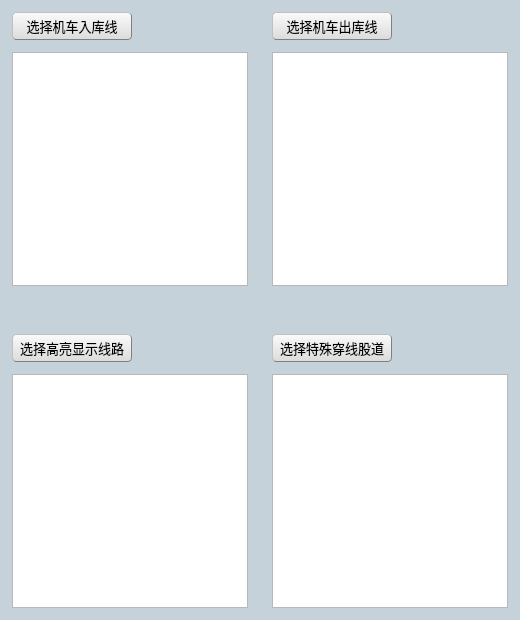
<?xml version="1.0" encoding="UTF-8"?>
<ui version="4.0">
 <class>TrackSetting</class>
 <widget class="QWidget" name="TrackSetting">
  <property name="geometry">
   <rect>
    <x>0</x>
    <y>0</y>
    <width>520</width>
    <height>620</height>
   </rect>
  </property>
  <property name="minimumSize">
   <size>
    <width>520</width>
    <height>620</height>
   </size>
  </property>
  <property name="maximumSize">
   <size>
    <width>520</width>
    <height>620</height>
   </size>
  </property>
  <property name="palette">
   <palette>
    <active>
     <colorrole role="Base">
      <brush brushstyle="SolidPattern">
       <color alpha="255">
        <red>255</red>
        <green>255</green>
        <blue>255</blue>
       </color>
      </brush>
     </colorrole>
     <colorrole role="Window">
      <brush brushstyle="SolidPattern">
       <color alpha="255">
        <red>198</red>
        <green>210</green>
        <blue>218</blue>
       </color>
      </brush>
     </colorrole>
    </active>
    <inactive>
     <colorrole role="Base">
      <brush brushstyle="SolidPattern">
       <color alpha="255">
        <red>255</red>
        <green>255</green>
        <blue>255</blue>
       </color>
      </brush>
     </colorrole>
     <colorrole role="Window">
      <brush brushstyle="SolidPattern">
       <color alpha="255">
        <red>198</red>
        <green>210</green>
        <blue>218</blue>
       </color>
      </brush>
     </colorrole>
    </inactive>
    <disabled>
     <colorrole role="Base">
      <brush brushstyle="SolidPattern">
       <color alpha="255">
        <red>198</red>
        <green>210</green>
        <blue>218</blue>
       </color>
      </brush>
     </colorrole>
     <colorrole role="Window">
      <brush brushstyle="SolidPattern">
       <color alpha="255">
        <red>198</red>
        <green>210</green>
        <blue>218</blue>
       </color>
      </brush>
     </colorrole>
    </disabled>
   </palette>
  </property>
  <property name="windowTitle">
   <string>Form</string>
  </property>
  <property name="autoFillBackground">
   <bool>true</bool>
  </property>
  <property name="styleSheet">
   <string notr="true">QPushButton
{
	background-color: rgb(240, 240, 240);
	border:1px groove gray;
	border-radius:4px;
	padding:2px 4px;
	border-style:outset;
	background-color: qlineargradient(spread:pad, x1:0, y1:1, x2:0, y2:0, stop:0 rgba(220, 220, 220, 255), stop:1 rgba(250, 250, 250, 255));
}

QPushButton:hover
{
	background-color: rgb(229, 241, 251);
	color:black
}
QPushButton:pressed
{
	background-color: rgb(204, 228, 247);
	border-style:inset
}</string>
  </property>
  <layout class="QGridLayout" name="gridLayout">
   <property name="leftMargin">
    <number>12</number>
   </property>
   <property name="topMargin">
    <number>12</number>
   </property>
   <property name="rightMargin">
    <number>12</number>
   </property>
   <property name="bottomMargin">
    <number>12</number>
   </property>
   <property name="horizontalSpacing">
    <number>24</number>
   </property>
   <property name="verticalSpacing">
    <number>48</number>
   </property>
   <item row="0" column="1">
    <layout class="QVBoxLayout" name="verticalLayout_2">
     <property name="spacing">
      <number>12</number>
     </property>
     <item>
      <widget class="QPushButton" name="pushButton_2">
       <property name="minimumSize">
        <size>
         <width>120</width>
         <height>28</height>
        </size>
       </property>
       <property name="maximumSize">
        <size>
         <width>120</width>
         <height>28</height>
        </size>
       </property>
       <property name="font">
        <font>
         <family>微软雅黑</family>
         <pointsize>10</pointsize>
        </font>
       </property>
       <property name="text">
        <string>选择机车出库线</string>
       </property>
      </widget>
     </item>
     <item>
      <widget class="QListView" name="listView_2">
       <property name="font">
        <font>
         <family>微软雅黑</family>
         <pointsize>10</pointsize>
        </font>
       </property>
      </widget>
     </item>
    </layout>
   </item>
   <item row="1" column="1">
    <layout class="QVBoxLayout" name="verticalLayout_4">
     <property name="spacing">
      <number>12</number>
     </property>
     <item>
      <widget class="QPushButton" name="pushButton_4">
       <property name="minimumSize">
        <size>
         <width>120</width>
         <height>28</height>
        </size>
       </property>
       <property name="maximumSize">
        <size>
         <width>120</width>
         <height>28</height>
        </size>
       </property>
       <property name="font">
        <font>
         <family>微软雅黑</family>
         <pointsize>10</pointsize>
        </font>
       </property>
       <property name="text">
        <string>选择特殊穿线股道</string>
       </property>
      </widget>
     </item>
     <item>
      <widget class="QListView" name="listView_4">
       <property name="font">
        <font>
         <family>微软雅黑</family>
         <pointsize>10</pointsize>
        </font>
       </property>
      </widget>
     </item>
    </layout>
   </item>
   <item row="0" column="0">
    <layout class="QVBoxLayout" name="verticalLayout">
     <property name="spacing">
      <number>12</number>
     </property>
     <item>
      <widget class="QPushButton" name="pushButton">
       <property name="minimumSize">
        <size>
         <width>120</width>
         <height>28</height>
        </size>
       </property>
       <property name="maximumSize">
        <size>
         <width>120</width>
         <height>28</height>
        </size>
       </property>
       <property name="font">
        <font>
         <family>微软雅黑</family>
         <pointsize>10</pointsize>
        </font>
       </property>
       <property name="text">
        <string>选择机车入库线</string>
       </property>
      </widget>
     </item>
     <item>
      <widget class="QListView" name="listView">
       <property name="font">
        <font>
         <family>微软雅黑</family>
         <pointsize>10</pointsize>
        </font>
       </property>
      </widget>
     </item>
    </layout>
   </item>
   <item row="1" column="0">
    <layout class="QVBoxLayout" name="verticalLayout_3">
     <property name="spacing">
      <number>12</number>
     </property>
     <item>
      <widget class="QPushButton" name="pushButton_3">
       <property name="minimumSize">
        <size>
         <width>120</width>
         <height>28</height>
        </size>
       </property>
       <property name="maximumSize">
        <size>
         <width>120</width>
         <height>28</height>
        </size>
       </property>
       <property name="font">
        <font>
         <family>微软雅黑</family>
         <pointsize>10</pointsize>
        </font>
       </property>
       <property name="text">
        <string>选择高亮显示线路</string>
       </property>
      </widget>
     </item>
     <item>
      <widget class="QListView" name="listView_3">
       <property name="font">
        <font>
         <family>微软雅黑</family>
         <pointsize>10</pointsize>
        </font>
       </property>
      </widget>
     </item>
    </layout>
   </item>
  </layout>
 </widget>
 <resources/>
 <connections/>
</ui>
